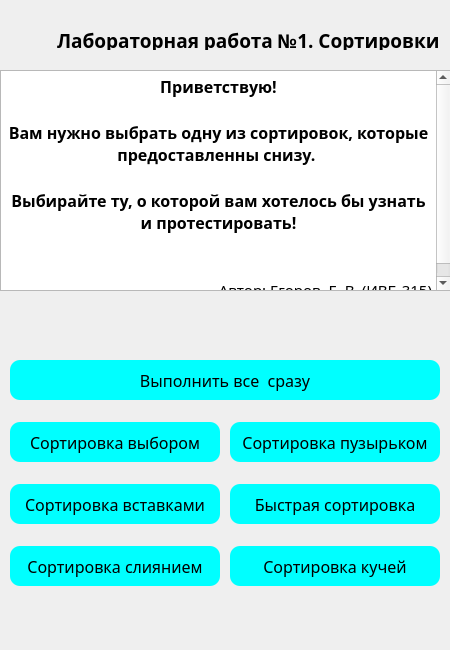
<?xml version="1.0" encoding="UTF-8"?>
<ui version="4.0">
 <class>MainWindow</class>
 <widget class="QMainWindow" name="MainWindow">
  <property name="geometry">
   <rect>
    <x>0</x>
    <y>0</y>
    <width>450</width>
    <height>650</height>
   </rect>
  </property>
  <property name="sizePolicy">
   <sizepolicy hsizetype="Fixed" vsizetype="Fixed">
    <horstretch>0</horstretch>
    <verstretch>0</verstretch>
   </sizepolicy>
  </property>
  <property name="minimumSize">
   <size>
    <width>450</width>
    <height>650</height>
   </size>
  </property>
  <property name="maximumSize">
   <size>
    <width>450</width>
    <height>650</height>
   </size>
  </property>
  <property name="windowTitle">
   <string>MainWindow</string>
  </property>
  <property name="styleSheet">
   <string notr="true">QPushButton{
	background-color: aqua;
	border-radius:10px;
	color: black;
	padding: 0;
}</string>
  </property>
  <widget class="QWidget" name="centralwidget">
   <widget class="QWidget" name="gridLayoutWidget">
    <property name="geometry">
     <rect>
      <x>0</x>
      <y>400</y>
      <width>451</width>
      <height>210</height>
     </rect>
    </property>
    <property name="font">
     <font>
      <family>Sitka Heading Semibold</family>
      <bold>true</bold>
     </font>
    </property>
    <layout class="QGridLayout" name="gridLayout">
     <property name="leftMargin">
      <number>10</number>
     </property>
     <property name="topMargin">
      <number>10</number>
     </property>
     <property name="rightMargin">
      <number>10</number>
     </property>
     <property name="bottomMargin">
      <number>10</number>
     </property>
     <property name="spacing">
      <number>10</number>
     </property>
     <item row="0" column="0">
      <widget class="QPushButton" name="pushButton_4">
       <property name="enabled">
        <bool>true</bool>
       </property>
       <property name="sizePolicy">
        <sizepolicy hsizetype="Minimum" vsizetype="Maximum">
         <horstretch>0</horstretch>
         <verstretch>0</verstretch>
        </sizepolicy>
       </property>
       <property name="minimumSize">
        <size>
         <width>210</width>
         <height>40</height>
        </size>
       </property>
       <property name="maximumSize">
        <size>
         <width>210</width>
         <height>16777215</height>
        </size>
       </property>
       <property name="sizeIncrement">
        <size>
         <width>0</width>
         <height>0</height>
        </size>
       </property>
       <property name="font">
        <font>
         <family>Trebuchet MS</family>
         <pointsize>12</pointsize>
         <bold>false</bold>
        </font>
       </property>
       <property name="contextMenuPolicy">
        <enum>Qt::ContextMenuPolicy::DefaultContextMenu</enum>
       </property>
       <property name="toolTip">
        <string/>
       </property>
       <property name="text">
        <string>Сортировка выбором</string>
       </property>
       <property name="autoDefault">
        <bool>false</bool>
       </property>
      </widget>
     </item>
     <item row="0" column="1">
      <widget class="QPushButton" name="pushButton">
       <property name="enabled">
        <bool>true</bool>
       </property>
       <property name="sizePolicy">
        <sizepolicy hsizetype="Minimum" vsizetype="Fixed">
         <horstretch>0</horstretch>
         <verstretch>100</verstretch>
        </sizepolicy>
       </property>
       <property name="minimumSize">
        <size>
         <width>210</width>
         <height>40</height>
        </size>
       </property>
       <property name="maximumSize">
        <size>
         <width>210</width>
         <height>16777215</height>
        </size>
       </property>
       <property name="sizeIncrement">
        <size>
         <width>0</width>
         <height>0</height>
        </size>
       </property>
       <property name="font">
        <font>
         <family>Trebuchet MS</family>
         <pointsize>12</pointsize>
         <bold>false</bold>
        </font>
       </property>
       <property name="contextMenuPolicy">
        <enum>Qt::ContextMenuPolicy::DefaultContextMenu</enum>
       </property>
       <property name="toolTip">
        <string/>
       </property>
       <property name="text">
        <string>Сортировка пузырьком</string>
       </property>
       <property name="autoDefault">
        <bool>false</bool>
       </property>
      </widget>
     </item>
     <item row="5" column="1">
      <widget class="QPushButton" name="pushButton_5">
       <property name="enabled">
        <bool>true</bool>
       </property>
       <property name="sizePolicy">
        <sizepolicy hsizetype="Minimum" vsizetype="Fixed">
         <horstretch>0</horstretch>
         <verstretch>100</verstretch>
        </sizepolicy>
       </property>
       <property name="minimumSize">
        <size>
         <width>210</width>
         <height>40</height>
        </size>
       </property>
       <property name="maximumSize">
        <size>
         <width>210</width>
         <height>16777215</height>
        </size>
       </property>
       <property name="sizeIncrement">
        <size>
         <width>0</width>
         <height>0</height>
        </size>
       </property>
       <property name="font">
        <font>
         <family>Trebuchet MS</family>
         <pointsize>12</pointsize>
         <bold>false</bold>
        </font>
       </property>
       <property name="contextMenuPolicy">
        <enum>Qt::ContextMenuPolicy::DefaultContextMenu</enum>
       </property>
       <property name="toolTip">
        <string/>
       </property>
       <property name="text">
        <string>Сортировка кучей</string>
       </property>
       <property name="autoDefault">
        <bool>false</bool>
       </property>
      </widget>
     </item>
     <item row="2" column="1">
      <widget class="QPushButton" name="pushButton_3">
       <property name="enabled">
        <bool>true</bool>
       </property>
       <property name="sizePolicy">
        <sizepolicy hsizetype="Minimum" vsizetype="Fixed">
         <horstretch>0</horstretch>
         <verstretch>0</verstretch>
        </sizepolicy>
       </property>
       <property name="minimumSize">
        <size>
         <width>210</width>
         <height>40</height>
        </size>
       </property>
       <property name="maximumSize">
        <size>
         <width>210</width>
         <height>16777215</height>
        </size>
       </property>
       <property name="sizeIncrement">
        <size>
         <width>0</width>
         <height>0</height>
        </size>
       </property>
       <property name="font">
        <font>
         <family>Trebuchet MS</family>
         <pointsize>12</pointsize>
         <bold>false</bold>
        </font>
       </property>
       <property name="contextMenuPolicy">
        <enum>Qt::ContextMenuPolicy::DefaultContextMenu</enum>
       </property>
       <property name="toolTip">
        <string/>
       </property>
       <property name="text">
        <string>Быстрая сортировка</string>
       </property>
       <property name="autoDefault">
        <bool>false</bool>
       </property>
      </widget>
     </item>
     <item row="2" column="0">
      <widget class="QPushButton" name="pushButton_6">
       <property name="enabled">
        <bool>true</bool>
       </property>
       <property name="sizePolicy">
        <sizepolicy hsizetype="Minimum" vsizetype="Fixed">
         <horstretch>0</horstretch>
         <verstretch>100</verstretch>
        </sizepolicy>
       </property>
       <property name="minimumSize">
        <size>
         <width>210</width>
         <height>40</height>
        </size>
       </property>
       <property name="maximumSize">
        <size>
         <width>210</width>
         <height>16777215</height>
        </size>
       </property>
       <property name="sizeIncrement">
        <size>
         <width>0</width>
         <height>0</height>
        </size>
       </property>
       <property name="font">
        <font>
         <family>Trebuchet MS</family>
         <pointsize>12</pointsize>
         <bold>false</bold>
        </font>
       </property>
       <property name="contextMenuPolicy">
        <enum>Qt::ContextMenuPolicy::DefaultContextMenu</enum>
       </property>
       <property name="toolTip">
        <string/>
       </property>
       <property name="text">
        <string>Сортировка вставками</string>
       </property>
       <property name="autoDefault">
        <bool>false</bool>
       </property>
      </widget>
     </item>
     <item row="5" column="0">
      <widget class="QPushButton" name="pushButton_2">
       <property name="sizePolicy">
        <sizepolicy hsizetype="Minimum" vsizetype="Fixed">
         <horstretch>0</horstretch>
         <verstretch>100</verstretch>
        </sizepolicy>
       </property>
       <property name="minimumSize">
        <size>
         <width>210</width>
         <height>40</height>
        </size>
       </property>
       <property name="maximumSize">
        <size>
         <width>210</width>
         <height>16777215</height>
        </size>
       </property>
       <property name="sizeIncrement">
        <size>
         <width>0</width>
         <height>0</height>
        </size>
       </property>
       <property name="font">
        <font>
         <family>Trebuchet MS</family>
         <pointsize>12</pointsize>
         <bold>false</bold>
        </font>
       </property>
       <property name="contextMenuPolicy">
        <enum>Qt::ContextMenuPolicy::DefaultContextMenu</enum>
       </property>
       <property name="toolTip">
        <string/>
       </property>
       <property name="text">
        <string>Сортировка слиянием</string>
       </property>
       <property name="autoDefault">
        <bool>false</bool>
       </property>
      </widget>
     </item>
    </layout>
   </widget>
   <widget class="QTextBrowser" name="textBrowser">
    <property name="geometry">
     <rect>
      <x>0</x>
      <y>70</y>
      <width>451</width>
      <height>221</height>
     </rect>
    </property>
    <property name="font">
     <font>
      <family>Bahnschrift</family>
      <pointsize>11</pointsize>
      <bold>false</bold>
      <kerning>true</kerning>
     </font>
    </property>
    <property name="html">
     <string>&lt;!DOCTYPE HTML PUBLIC &quot;-//W3C//DTD HTML 4.0//EN&quot; &quot;http://www.w3.org/TR/REC-html40/strict.dtd&quot;&gt;
&lt;html&gt;&lt;head&gt;&lt;meta name=&quot;qrichtext&quot; content=&quot;1&quot; /&gt;&lt;meta charset=&quot;utf-8&quot; /&gt;&lt;style type=&quot;text/css&quot;&gt;
p, li { white-space: pre-wrap; }
hr { height: 1px; border-width: 0; }
li.unchecked::marker { content: &quot;\2610&quot;; }
li.checked::marker { content: &quot;\2612&quot;; }
&lt;/style&gt;&lt;/head&gt;&lt;body style=&quot; font-family:'Bahnschrift'; font-size:11pt; font-weight:400; font-style:normal;&quot;&gt;
&lt;p align=&quot;center&quot; style=&quot; margin-top:0px; margin-bottom:0px; margin-left:0px; margin-right:0px; -qt-block-indent:0; text-indent:0px;&quot;&gt;&lt;span style=&quot; font-family:'Segoe UI'; font-size:12pt; font-weight:700;&quot;&gt;Приветствую!&lt;/span&gt;&lt;/p&gt;
&lt;p align=&quot;center&quot; style=&quot;-qt-paragraph-type:empty; margin-top:0px; margin-bottom:0px; margin-left:0px; margin-right:0px; -qt-block-indent:0; text-indent:0px; font-family:'Segoe UI'; font-size:12pt; font-weight:700;&quot;&gt;&lt;br /&gt;&lt;/p&gt;
&lt;p align=&quot;center&quot; style=&quot; margin-top:0px; margin-bottom:0px; margin-left:0px; margin-right:0px; -qt-block-indent:0; text-indent:0px;&quot;&gt;&lt;span style=&quot; font-family:'Segoe UI'; font-size:12pt; font-weight:700;&quot;&gt;Вам нужно выбрать одну из сортировок, которые предоставленны снизу. &lt;/span&gt;&lt;/p&gt;
&lt;p align=&quot;center&quot; style=&quot;-qt-paragraph-type:empty; margin-top:0px; margin-bottom:0px; margin-left:0px; margin-right:0px; -qt-block-indent:0; text-indent:0px; font-family:'Segoe UI'; font-size:12pt; font-weight:700;&quot;&gt;&lt;br /&gt;&lt;/p&gt;
&lt;p align=&quot;center&quot; style=&quot; margin-top:0px; margin-bottom:0px; margin-left:0px; margin-right:0px; -qt-block-indent:0; text-indent:0px;&quot;&gt;&lt;span style=&quot; font-family:'Segoe UI'; font-size:12pt; font-weight:700;&quot;&gt;Выбирайте ту, о которой вам хотелось бы узнать и протестировать!&lt;/span&gt;&lt;/p&gt;
&lt;p style=&quot;-qt-paragraph-type:empty; margin-top:0px; margin-bottom:0px; margin-left:0px; margin-right:0px; -qt-block-indent:0; text-indent:0px; font-family:'Segoe UI'; font-size:12pt; font-weight:700;&quot;&gt;&lt;br /&gt;&lt;/p&gt;
&lt;p style=&quot;-qt-paragraph-type:empty; margin-top:0px; margin-bottom:0px; margin-left:0px; margin-right:0px; -qt-block-indent:0; text-indent:0px;&quot;&gt;&lt;br /&gt;&lt;/p&gt;
&lt;p align=&quot;right&quot; style=&quot; margin-top:0px; margin-bottom:0px; margin-left:0px; margin-right:0px; -qt-block-indent:0; text-indent:0px;&quot;&gt;	Автор: Егоров. Е. В. (ИВБ-315)&lt;/p&gt;&lt;/body&gt;&lt;/html&gt;</string>
    </property>
   </widget>
   <widget class="QPushButton" name="pushButton_7">
    <property name="geometry">
     <rect>
      <x>10</x>
      <y>360</y>
      <width>430</width>
      <height>40</height>
     </rect>
    </property>
    <property name="font">
     <font>
      <family>Trebuchet MS</family>
      <pointsize>12</pointsize>
      <bold>false</bold>
     </font>
    </property>
    <property name="text">
     <string>Выполнить все  сразу</string>
    </property>
   </widget>
   <widget class="QLabel" name="label">
    <property name="geometry">
     <rect>
      <x>57</x>
      <y>30</y>
      <width>410</width>
      <height>20</height>
     </rect>
    </property>
    <property name="font">
     <font>
      <family>Bahnschrift</family>
      <pointsize>14</pointsize>
      <bold>true</bold>
     </font>
    </property>
    <property name="text">
     <string>Лабораторная работа №1. Сортировки</string>
    </property>
   </widget>
  </widget>
  <widget class="QMenuBar" name="menubar">
   <property name="geometry">
    <rect>
     <x>0</x>
     <y>0</y>
     <width>450</width>
     <height>25</height>
    </rect>
   </property>
  </widget>
 </widget>
 <resources/>
 <connections/>
</ui>
